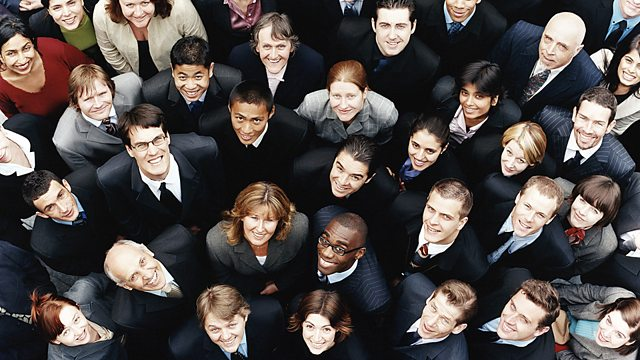
#> input picture images/1.jpg, 640 x 360 px
$ python main.py
#> lines starting #> are read from the running program, lines starting #| are printed output that depends on the picture; after the words box and inside, x2 and y2 are one past the last pixel; in counts of white or black regions, pixels touching at a corner belong together
#> in main, img is the input picture: shape (360, 640, 3); mean B, G, R 71.1, 73, 79.5
### face_detector.py
import cv2

class FaceDetector(object):
	def __init__(self):
		self.face_xml = 'haarcascade_frontalface_default.xml'
		self.eye_xml = 'haarcascade_eye.xml'
		self.detect_eyes = False
		self.faces = None
		self.eyes = None
		self.show_result = False

	def classify(self,image):
		face_cascade = cv2.CascadeClassifier(self.face_xml)
		eye_cascade = cv2.CascadeClassifier(self.eye_xml)

		gray = cv2.cvtColor(image, cv2.COLOR_BGR2GRAY)
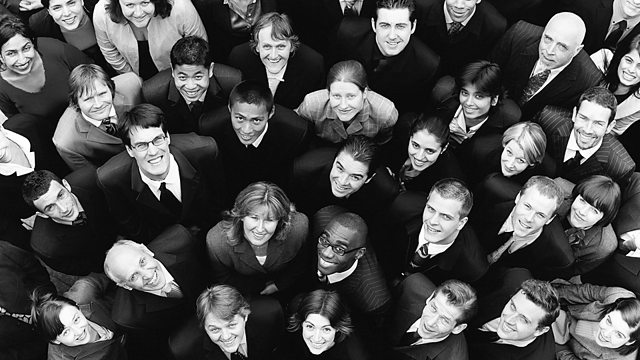
#> gray: shape (360, 640); min 0, max 255, mean 74.8

		# detect faces
		self.faces = face_cascade.detectMultiScale(image, 1.3, 5)
#> self.faces = [[326, 81, 38, 38], [299, 313, 39, 39], [368, 6, 51, 51], [225, 99, 50, 50], [236, 199, 49, 49]]

		self.eyes = []
		for (x, y, w, h) in self.faces:
			cv2.rectangle(image, (x,y), (x+w,y+h),(255,0,0),2)
			roi_gray = gray[y:y+h, x:x+w]
			roi_color = image[y:y+h, x:x+w]
			if self.detect_eyes:
				self.eyes.append(eye_cascade.detectMultiScale(roi_gray))
				for (ex, ey, ew, eh) in self.eyes[-1]:
					cv2.rectangle(roi_color, (ex,ey), (ex+ew,ey+eh),(0,255,0),2)
#> this loop made 5 passes
#> pass 1, in classify, `roi_gray = gray[y:y+h, x:x+w]`:
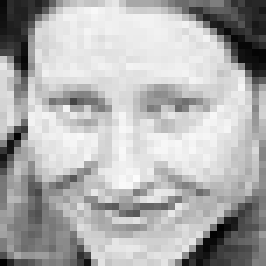
#> roi_gray: shape (38, 38) (shown 7 times larger); min 1, max 252, mean 175.6
#> pass 1, in classify, `roi_color = image[y:y+h, x:x+w]`:
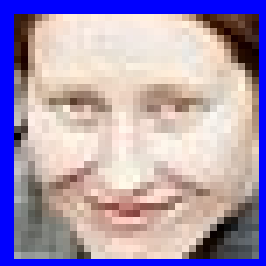
#> roi_color: shape (38, 38, 3) (shown 7 times larger); mean B, G, R 180.5, 152.6, 169.2
#> pass 2, in classify, `roi_color = image[y:y+h, x:x+w]`:
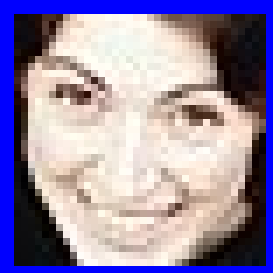
#> roi_color: shape (39, 39, 3) (shown 7 times larger); mean B, G, R 165.9, 136.7, 149.6
#> after the loop:
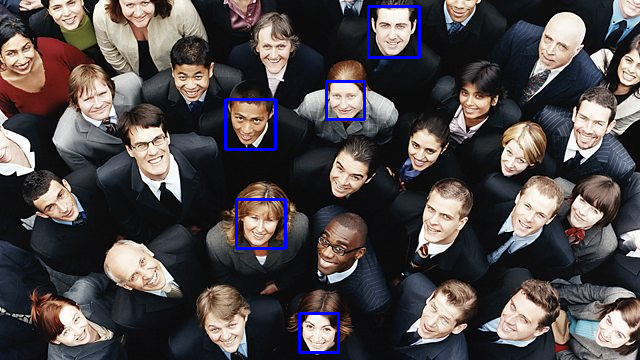
#> image: shape (360, 640, 3); 1.17% of pixels changed, all inside (x1, y1, x2, y2) = (224, 5, 421, 354)
#> after the loop:
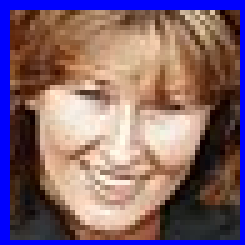
#> roi_color: shape (49, 49, 3) (shown 5 times larger); mean B, G, R 112.3, 100.6, 128.8
#> after the loop:
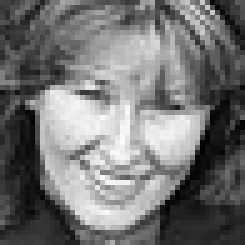
#> roi_gray: shape (49, 49) (shown 5 times larger); min 1, max 251, mean 115.9
#> after the loop, self.eyes = [(), (), (), (), ()]

		result = {'faces':self.faces,'eyes':self.eyes}

		if self.show_result:
			cv2.imshow('face detection result', image)
			cv2.waitKey(0)
			cv2.destroyAllWindows()


		return result

### main.py
from face_detector import *
import argparse
import cv2

def str2bool(v):
	#susendberg's function
	return v.lower() in ("yes", "true", "t", "1")

def get_parser():
	parser = argparse.ArgumentParser(description='OpenCV implementation of face detection from images',
		epilog='For questions and bug reports, contact Jacky Ko <jkmailbox1991@gmail.com>')

	# register type keyword to registries
	parser.register('type','bool',str2bool)

	# add arguments
	parser.add_argument(
		'-v', '--verbose',
		dest='verbose',
		help='Show verbose output',
		default=False,
		action='store_true')
	parser.add_argument(
		'-e','--eye',
		dest='eye',
		help='Detect eyes (default = true)',
		default=True,
		action='store_true'
		)
	parser.add_argument(
		'--face_xml',
		dest='face_xml',
		help='File path to face detection xml config file (default = "haarcascade_frontalface_default.xml")',
		default='./haarcascade_frontalface_default.xml',
		type=str)
	parser.add_argument(
		'--eye_xml',
		dest='eye_xml',
		help='File path to eye detection xml config file (default = "haarcascade_eye.xml")',
		default='./haarcascade_eye.xml',
		type=str)
	parser.add_argument(
		'-i','--image',
		dest='image',
		help='File path to image',
		default='./images/1.jpg',
		type=str)
	parser.add_argument(
		'-s','--show',
		dest='show',
		help='Option to show detection result',
		default=True,
		type=bool)

	args = parser.parse_args()

	# print arguments if verbose
	if args.verbose:
		args_dict = vars(args)
		for key in sorted(args_dict):
			print("{} = {}".format(str(key), str(args_dict[key])))

	return args

def main(args):
	fd = FaceDetector()
	fd.face_xml = args.face_xml
	fd.eye_xml = args.eye_xml
	fd.show_result = args.show
	fd.detect_eyes = args.eye

	# read the image
	img = cv2.imread(args.image)

	fd.image = img
	result = fd.classify(img)
#> result = 2 items

if __name__=="__main__":
	args = get_parser()
	main(args)

$ run again, with images/2.jpg copied over images/1.jpg
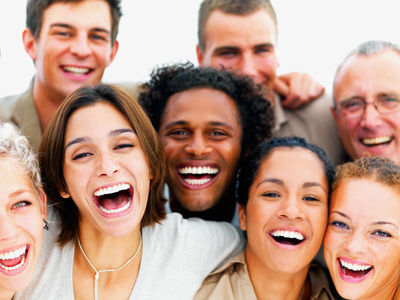
#> input picture images/2.jpg, 400 x 300 px
#> in main, img is the input picture: shape (300, 400, 3); mean B, G, R 136.4, 152.4, 188.1
#> in classify, `gray = cv2.cvtColor(image, cv2.COLOR_BGR2GRAY)`:
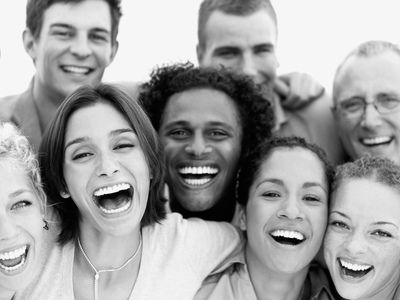
#> gray: shape (300, 400); min 0, max 255, mean 161.2
#> self.faces = [[36, 2, 86, 86], [148, 92, 101, 101], [51, 109, 110, 110], [240, 155, 103, 103]]
#> the loop in classify, `for (x, y, w, h) in self.faces:` made 4 passes
#> after the loop in classify, `for (x, y, w, h) in self.faces:`:
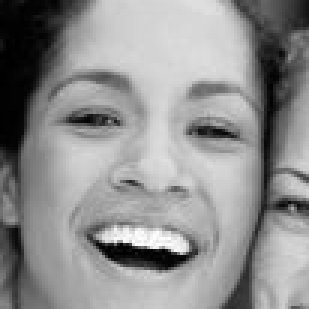
#> roi_gray: shape (103, 103) (shown 3 times larger); min 0, max 255, mean 142.8
#> after the loop in classify, `for (x, y, w, h) in self.faces:`: self.eyes = [[[15, 21, 22, 22], [50, 25, 22, 22]], [[24, 30, 21, 21], [55, 30, 23, 23]], [[19, 34, 24, 24], [58, 21, 29, 29]], [[17, 25, 27, 27]]]
#> in classify, `result = {'faces':self.faces,'eyes':self.eyes}`: result = {'faces': [[36, 2, 86, 86], [148, 92, 101, 101], [51, 109, 110, 110], [240, 155, 103, 103]], 'eyes': [[[15, 21, 22, 22], [50, 25, 22, 22]], [[24, 30, 21, 21], [55, 30, 23, 23]], [[19, 34, 24, 24], [58, 21, 29, 29]], [[17, 25, 27, 27]]]}
